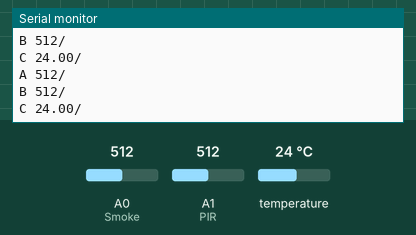
A sketch run on a simulated Arduino Uno, built with avr-gcc and run on an emulated ATmega328P. Parts: the last lines printed to the serial monitor. The test bench sets the inputs (shaded band); at power-on: temperature 24 °C, A0 (Smoke) = 512, A1 (PIR) = 512.

Above: at 3.8 s.
3.9 s: temperature set to 12 °C
At 6.7 s:
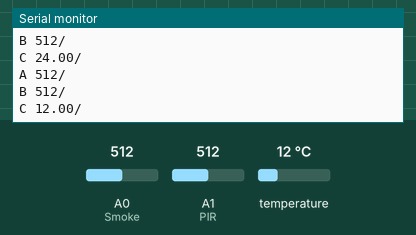
7.8 s: A0 (Smoke) set to 716
At 10.6 s:
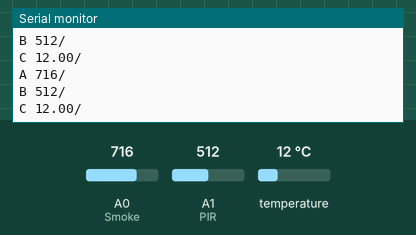
11.7 s: A1 (PIR) set to 716
At 13.3 s:
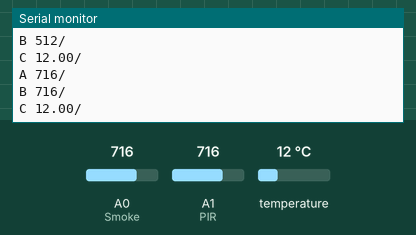
15.6 s: temperature set to 19 °C
At 18.7 s:
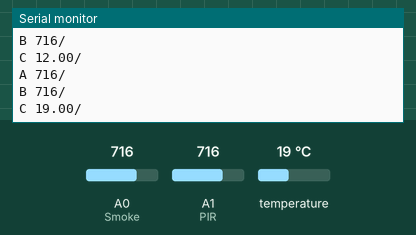
19.5 s: A0 (Smoke) set to 900
At 22.5 s:
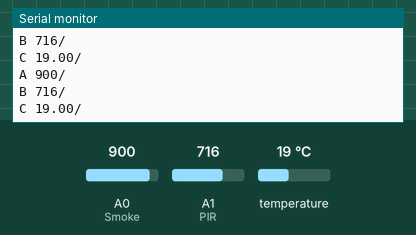
23.4 s: A1 (PIR) set to 900
At 25.2 s:
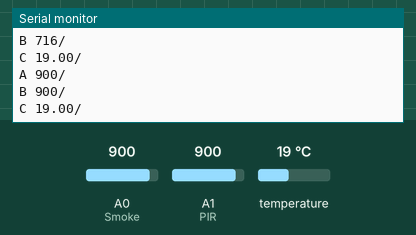
Timing chart, 0 to 26.7 s (numbered marks = the images above; inputs shaded):
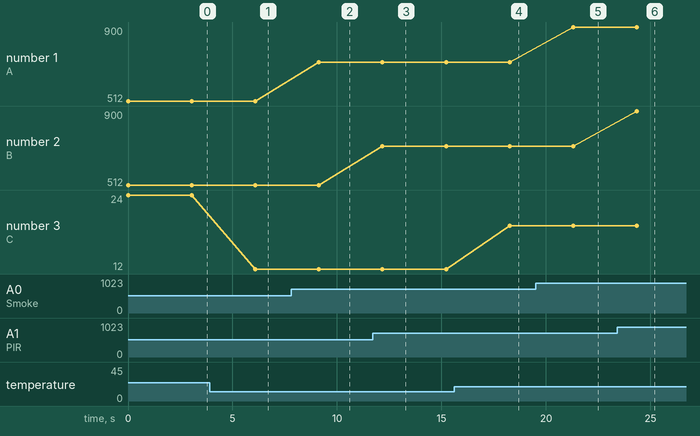

The sketch:

Arduino_Code.ino
```cpp
#include <SoftwareSerial.h>
SoftwareSerial ArduinoSerial(3, 2); // RX, TX
#include "Wire.h"
#include "SPI.h"  // not used here, but needed to prevent a RTClib compile error
#include "RTClib.h"

RTC_DS3231 RTC;


String Get_Data;

int First_Check_Smoke = 0, First_Check_PIR = 0 , First_Check_Temperature = 0;
int Second_Check_Smoke = 0, Second_Check_PIR = 0, Second_Check_Temperature = 0;

String Transmission_of_Smoke;
String Transmission_of_PIR;
String Transmission_of_Temp;

int Time = 0;

void setup() {
  Serial.begin(115200);
  ArduinoSerial.begin(4800);
  Wire.begin();
  RTC.begin();

  /*Init pinMode*/
  pinMode(A0, INPUT); //Smoke
  pinMode(A1, INPUT); //PIR
}
void loop() {

  Transmission_of_Smoke = "A ";
  Transmission_of_PIR = "B ";
  Transmission_of_Temp = "C ";

  Transmission_of_Smoke += analogRead(A0);
  Transmission_of_PIR += analogRead(A1);
  Transmission_of_Temp += RTC.getTemperature();

  Transmission_of_Smoke += "/";
  Transmission_of_PIR += "/";
  Transmission_of_Temp += "/";

  /*This is the part of showing the quantity of all in Serial Monitor.*/
  Serial.println(Transmission_of_Smoke); //Smoke
  Serial.println(Transmission_of_PIR); //PIR
  Serial.println(Transmission_of_Temp); //Temperature

  /*This is the part of printing the quantity of all in Arduino.*/
  ArduinoSerial.print(Transmission_of_Smoke);
  delay(1000);
  ArduinoSerial.print(Transmission_of_PIR);
  delay(1000);
  ArduinoSerial.print(Transmission_of_Temp);
  delay(1000);
}
```

Measured:
- after the input at 3.9 s, the serial monitor: prints a new line after 2.2 s (image 1)
- after the input at 7.8 s, the serial monitor: prints a new line after 1.3 s (image 2)
- after the input at 11.7 s, the serial monitor: prints a new line after 0.48 s (image 3)
- after the input at 15.6 s, the serial monitor: prints a new line after 2.7 s (image 4)
- after the input at 19.5 s, the serial monitor: prints a new line after 1.8 s (image 5)
- after the input at 23.4 s, the serial monitor: prints a new line after 0.95 s (image 6)
- plotted number 1: 512 → 716 after the input at 7.8 s, 716 → 900 after the input at 19.5 s
- plotted number 3: 24 → 12 after the input at 3.9 s, 12 → 19 after the input at 15.6 s
